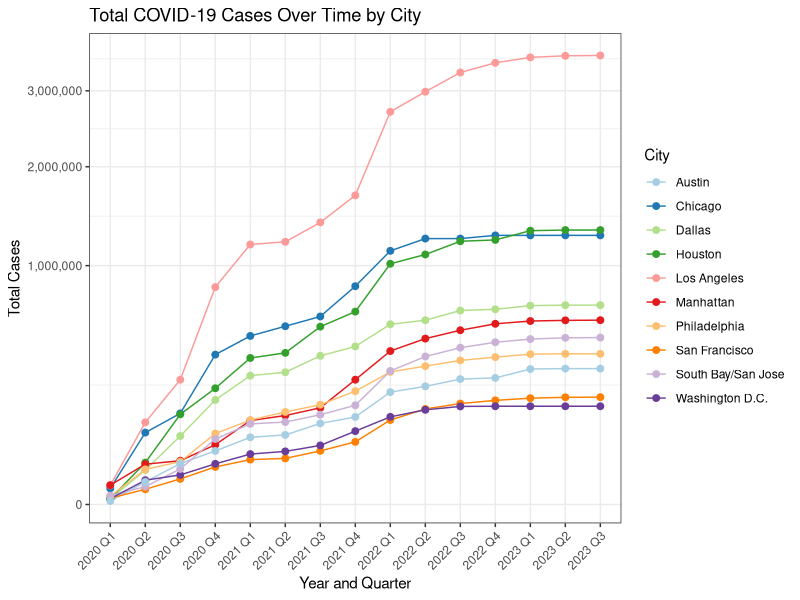
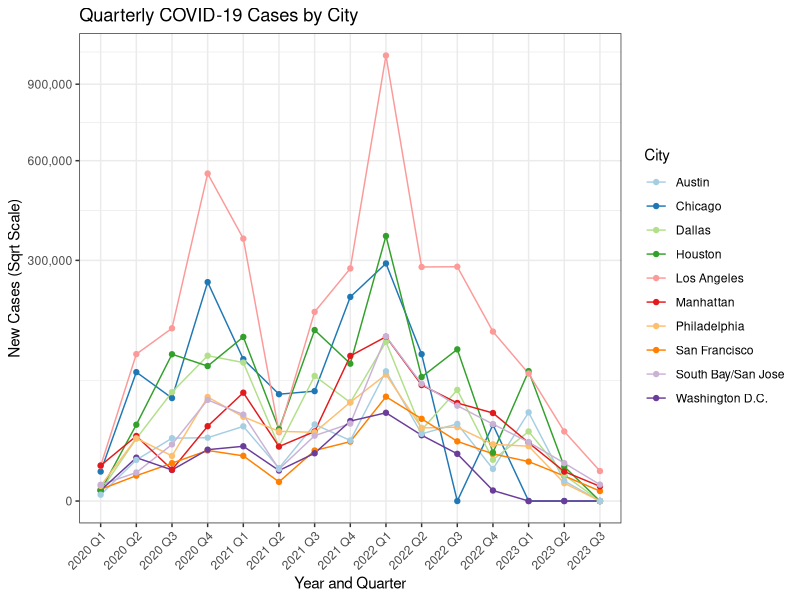
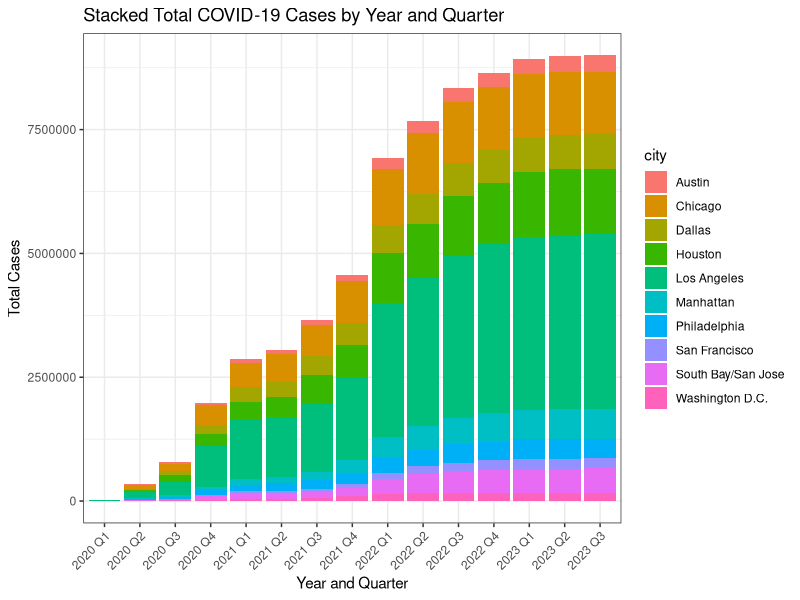
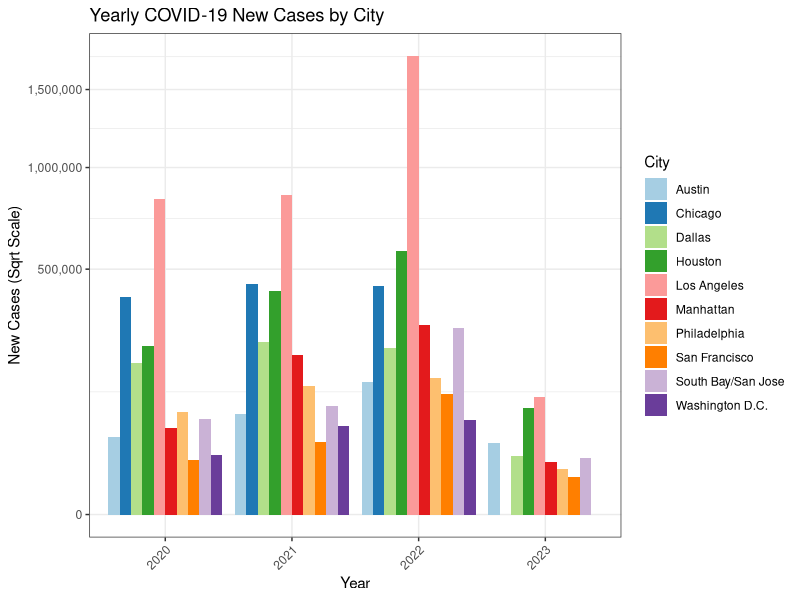
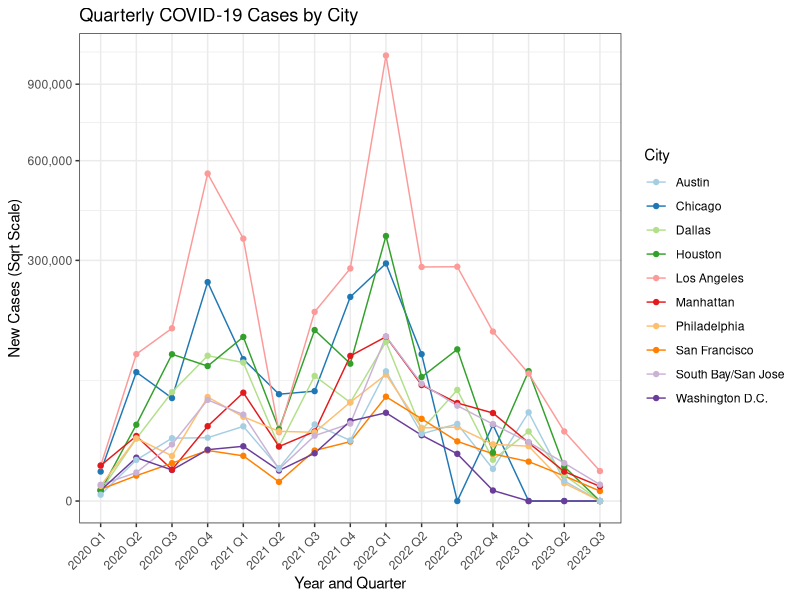

The R script that drew these images, in order:
# making plots for covid cases
library(ggplot2)
library(tidyverse)
library(scales)

# set base theme for plots
theme_set(theme_bw())

# read data
covid4 <- read.csv("additional_data/covid_cases.csv")
# Create a combined year-quarter factor for better x-axis labeling
covid4$year_quarter <- factor(paste(covid4$year, covid4$quarter, sep = " Q"))

# make plot for **total** cases
total_city_covid <- ggplot(covid4, aes(x = year_quarter, y = total_cases, group = city, color = city)) +
  geom_line() +
  geom_point(size = 2) +
  labs(title = "Total COVID-19 Cases Over Time by City",
       x = "Year and Quarter",
       y = "Total Cases",
       color = "City") +
  theme(axis.text.x = element_text(angle = 45, hjust = 1)) +
  scale_color_brewer(palette = "Paired") +
  scale_y_sqrt(labels = comma)
total_city_covid


# make plot for **new** cases
new_cases_per_city <- covid4 %>%
  ggplot(aes(x = year_quarter, y = new_cases, group = city, color = city)) +
  geom_line() +
  geom_point() +
  labs(title = "Quarterly COVID-19 Cases by City",
       x = "Year and Quarter",
       y = "New Cases (Sqrt Scale)",
       color = "City") +
  theme(axis.text.x = element_text(angle = 45, hjust = 1),) +
  scale_y_sqrt(labels = comma) + # from scales package, gives more interpretable numbers
  scale_color_brewer(palette = "Paired")
new_cases_per_city

ggsave(filename = "outputs/covid_cases_per_city_quarterly.png",
       plot = new_cases_per_city)
?ggsave
# bad bar chart
ggplot(covid4, aes(x = year_quarter, y = total_cases, fill = city)) +
  geom_bar(stat = "identity", position = "stack") +
  labs(title = "Stacked Total COVID-19 Cases by Year and Quarter",
       x = "Year and Quarter",
       y = "Total Cases") +
  theme(axis.text.x = element_text(angle = 45, hjust = 1))




# Aggregate new cases by year and city
covid4_aggregated <- covid4 %>%
  group_by(year, city) %>%
  summarise(new_cases = sum(new_cases), .groups = "drop")

# create a count bar plot
new_cases_per_year <- covid4_aggregated %>%
  ggplot(aes(x = factor(year), y = new_cases, fill = city)) +
  geom_bar(stat = "identity", position = "dodge") +
  labs(title = "Yearly COVID-19 New Cases by City",
       x = "Year",
       y = "New Cases (Sqrt Scale)",
       fill = "City") +
  theme(axis.text.x = element_text(angle = 45, hjust = 1)) +
  scale_y_sqrt(labels = comma) +
  scale_fill_brewer(palette = "Paired")
new_cases_per_year
